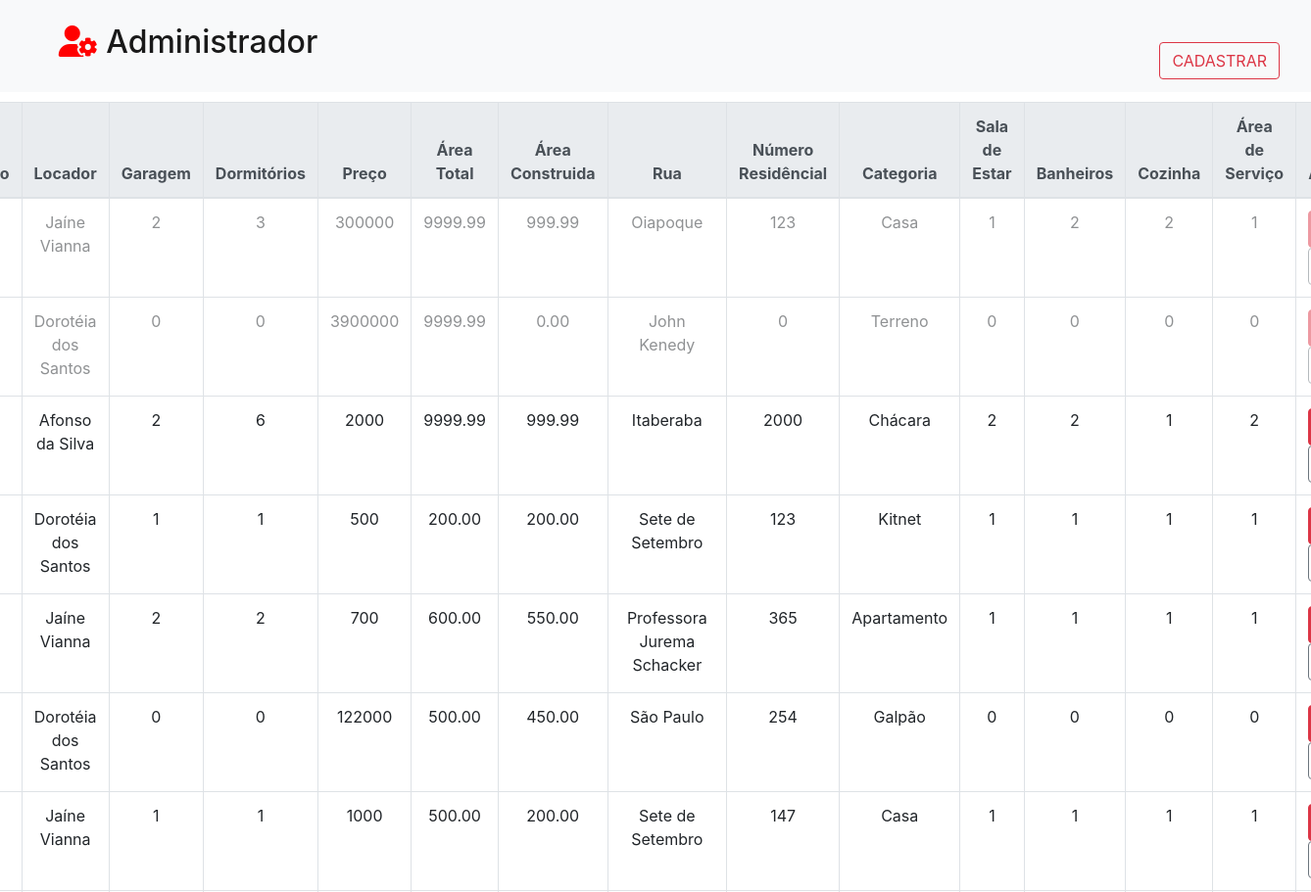
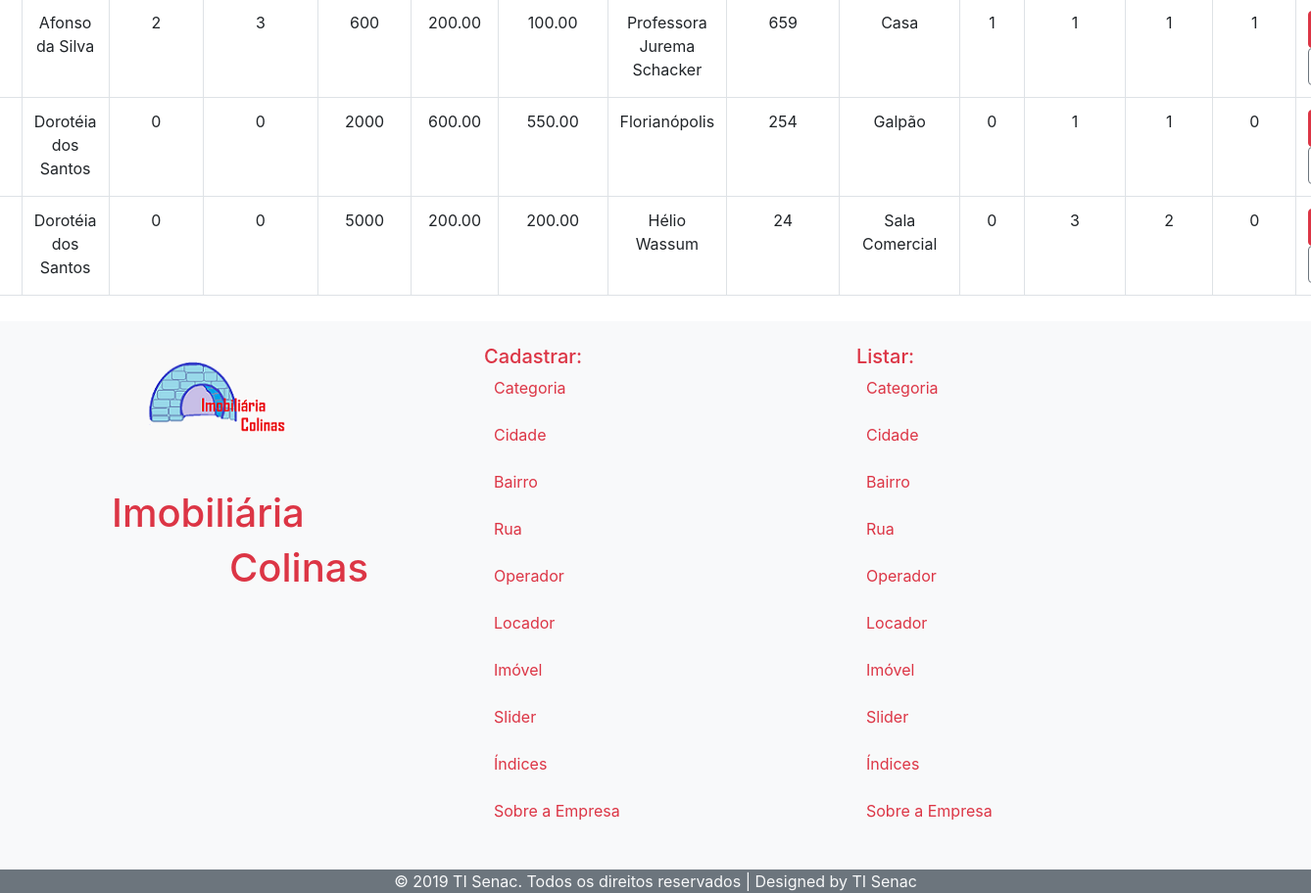
The page /index.php/imovel/listar on the database its author committed (2 pictures, top to bottom).
### tables this page shows
CREATE TABLE IF NOT EXISTS `tb_imovel` (
  `id_imovel` int(11) NOT NULL AUTO_INCREMENT,
  `imagem` varchar(200) NOT NULL,
  `cd_operador` int(11) NOT NULL,
  `cd_rua` int(11) NOT NULL,
  `numero_residencial` int(11) DEFAULT NULL,
  `numero_garagem` int(11) DEFAULT NULL,
  `quantidade_dormitorio` int(11) DEFAULT NULL,
  `preco_imovel` float NOT NULL,
  `area_total` decimal(6,2) NOT NULL,
  `area_construida` decimal(5,2) DEFAULT NULL,
  `cd_categoria` int(11) DEFAULT NULL,
  `numero_banheiro` int(11) DEFAULT NULL,
  `cd_locador` int(11) NOT NULL,
  `sala_estar` int(11) DEFAULT NULL,
  `cozinha` int(11) DEFAULT NULL,
  `area_servico` int(11) DEFAULT NULL,
  `status` varchar(50) NOT NULL,
  PRIMARY KEY (`id_imovel`),
  KEY `fk_Tb_imovel_Tb_categoria1_idx` (`cd_categoria`),
  KEY `codigolocador` (`cd_locador`),
  KEY `fk_imovel_rua` (`cd_rua`),
  KEY `FK_tb_imovel_tb_operador` (`cd_operador`),
  CONSTRAINT `FK_tb_imovel_tb_operador` FOREIGN KEY (`cd_operador`) REFERENCES `tb_operador` (`id_operador`),
  CONSTRAINT `codigolocador` FOREIGN KEY (`cd_locador`) REFERENCES `tb_pessoa` (`id_pessoa`),
  CONSTRAINT `fk_Tb_imovel_Tb_categoria1` FOREIGN KEY (`cd_categoria`) REFERENCES `tb_categoria` (`id_categoria`) ON DELETE NO ACTION ON UPDATE NO ACTION,
  CONSTRAINT `fk_imovel_rua` FOREIGN KEY (`cd_rua`) REFERENCES `tb_rua` (`id_rua`)
);

CREATE TABLE IF NOT EXISTS `tb_locador` (
  `id_locador` int(11) NOT NULL AUTO_INCREMENT,
  `nome_locador` varchar(50) NOT NULL,
  `cpf` varchar(50) NOT NULL,
  `telefone` varchar(50) NOT NULL,
  `nascimento` varchar(50) NOT NULL,
  `genero` varchar(10) NOT NULL,
  `email` varchar(50) NOT NULL,
  PRIMARY KEY (`id_locador`)
);

CREATE TABLE IF NOT EXISTS `tb_rua` (
  `id_rua` int(11) NOT NULL AUTO_INCREMENT,
  `nome_rua` varchar(250) DEFAULT NULL,
  `cd_bairro` int(11) NOT NULL,
  PRIMARY KEY (`id_rua`),
  KEY `FK_tb_rua_tb_bairro` (`cd_bairro`),
  CONSTRAINT `FK_tb_rua_tb_bairro` FOREIGN KEY (`cd_bairro`) REFERENCES `tb_bairro` (`id_bairro`)
);

CREATE TABLE IF NOT EXISTS `tb_categoria` (
  `id_categoria` int(11) NOT NULL AUTO_INCREMENT,
  `nome_categoria` varchar(45) NOT NULL,
  PRIMARY KEY (`id_categoria`)
);

### application/controllers/Imovel.php (called while the page is built, shortened)
<?php
class Imovel extends CI_Controller {
    public function __construct() {
        $this->load->model('Imovel_model');
    }
    public function listar() {
        $this->load->model('Imovel_model', 'im');
        $data['imoveis'] = $this->im->getAll();
        $this->load->view('Administrador/Imovel/ListaImoveis', $data);
        $this->load->view('Administrador/Footer');
    }
}

### index.php (called while the page is built, shortened)
<?php
require_once BASEPATH.'core/CodeIgniter.php';

### application/models/Imovel_model.php (called while the page is built, shortened)
<?php
class Imovel_model extends CI_Model {
    public function getAll() {
        $this->db->select('tb_imovel.*,tb_rua.nome_rua as nomeRua, tb_categoria.nome_categoria as nomeCategoria, tb_locador.nome_locador as nomeLocador, tb_operador.tipo_operador as nomeOperador');
        $this->db->join('tb_rua', 'tb_rua.id_rua = tb_imovel.cd_rua', 'inner');
        $this->db->join('tb_categoria', 'tb_categoria.id_categoria = tb_imovel.cd_categoria', 'inner');
        $this->db->join('tb_locador', 'tb_locador.id_locador = tb_imovel.cd_locador', 'inner');
        $this->db->join('tb_operador', 'tb_operador.id_operador = tb_imovel.cd_operador', 'inner');
        $query = $this->db->get('tb_imovel');
        return $query->result();
    }
}

### application/views/Administrador/Imovel/ListaImoveis.php (the view, shortened to what this page needs)
<!DOCTYPE html>
<html>
    <head>
        <link rel="stylesheet" href="https://stackpath.bootstrapcdn.com/bootstrap/4.3.1/css/bootstrap.min.css">
    </head>
    <body>
        <nav class="navbar navbar-light bg-light">
            <div class="container">
                <div class="row col-12">
                    <div class="col-md-4">
                        <a class="navbar-brand" href="<?= $this->config->base_url(); ?>Admin/pagina">
                            <h2> <i class="fas fa-user-cog" style="color: red;"></i>
                                Administrador </h2>
                        </a>
                    </div>
                </div>
            </div>
            <div class="justify-content-end">
                <a class="navbar-brand" href="<?= $this->config->base_url(); ?>Imovel/cadastrar" style="margin-top: 30px;" alt="Cadastrar mais Locadores">
                    <button type="submit" class="btn btn-outline-danger">CADASTRAR</button>
                </a>
            </div>
        </nav>
        <div class="container" >
            <div class="row justify-content-md-center">
                <table class="table table-bordered bg-white text-center" style="margin-top: 10px;">
                    <thead  class="thead-light">
                        <tr>
                            <th scope="col"> Código </th>
                            <th scope="col"> Locador </th>
                            <th scope="col"> Garagem </th>
                            <th scope="col"> Dormitórios </th>
                            <th scope="col"> Preço </th>
                            <th scope="col"> Área Total</th>
                            <th scope="col"> Área Construida</th>
                            <th scope="col"> Rua </th>
                            <th scope="col"> Número Residêncial</th>
                            <th scope="col"> Categoria </th>
                            <th scope="col"> Sala de Estar </th>
                            <th scope="col"> Banheiros </th>
                            <th scope="col"> Cozinha </th>
                            <th scope="col"> Área de Serviço </th>
                            <th scope="col"> Ações </th>
                        </tr>
                    </thead>
                    <tbody>
                        <?php
                        foreach ($imoveis as $key => $i) {
                            if($i->status == 0){
                            echo '<tr style="opacity: 0.5">';
                            } else if($i->status == 1){
                            echo '<tr>';}
                            echo '<td scope="row">' . $i->id_imovel . '</td>';
                            echo '<td scope="row">' . $i->nomeLocador . '</td>';
                            echo '<td scope="row">' . $i->numero_garagem . '</td>';
                            echo '<td scope="row">' . $i->quantidade_dormitorio . '</td>';
                            echo '<td scope="row">' . $i->preco_imovel . '</td>';
                            echo '<td scope="row">' . $i->area_total . '</td>';
                            echo '<td scope="row">' . $i->area_construida . '</td>';
                            echo '<td scope="row">' . $i->nomeRua . '</td>';
                            echo '<td scope="row">' . $i->numero_residencial . '</td>';
                            echo '<td scope="row">' . $i->nomeCategoria . '</td>';
                            echo '<td scope="row">' . $i->sala_estar . '</td>';
                            echo '<td scope="row">' . $i->numero_banheiro . '</td>';
                            echo '<td scope="row">' . $i->cozinha . '</td>';
                            echo '<td scope="row">' . $i->area_servico . '</td>';
                            echo '<td scope="row" style="text-align: center;">'
                            . '<a href="' . $this->config->base_url() . 'Imovel/alterar/' . $i->id_imovel . '" class="btn btn-danger col-md-12" style="margin-right:4px;"><i class="far fa-edit"></i></a>'
                            . '<a href="' . $this->config->base_url() . 'Imovel/deletar/' . $i->id_imovel . '" class="btn btn-outline-secondary col-md-12"><i class="far fa-trash-alt"></i></a>';
                            echo '</tr>';
                        }
                        ?>
                    </tbody>
                </table>
            </div>
        </div>
    </body>
</html>

### rows shown on the page
tb_imovel: tb_locador.nome_locador "Jaíne Vianna", numero_garagem "2", quantidade_dormitorio "3", preco_imovel "300000", area_total "9999.99", area_construida "999.99", cd_rua.nome_rua "Oiapoque", numero_residencial "123", cd_categoria.nome_categoria "Casa", sala_estar "1", numero_banheiro "2", cozinha "2", area_servico "1"
tb_imovel: tb_locador.nome_locador "Dorotéia dos Santos", numero_garagem "0", quantidade_dormitorio "0", preco_imovel "3900000", area_total "9999.99", area_construida "0.00", cd_rua.nome_rua "John Kenedy", numero_residencial "0", cd_categoria.nome_categoria "Terreno", sala_estar "0", numero_banheiro "0", cozinha "0", area_servico "0"
tb_imovel: tb_locador.nome_locador "Afonso da Silva", numero_garagem "2", quantidade_dormitorio "6", preco_imovel "2000", area_total "9999.99", area_construida "999.99", cd_rua.nome_rua "Itaberaba", numero_residencial "2000", cd_categoria.nome_categoria "Chácara", sala_estar "2", numero_banheiro "2", cozinha "1", area_servico "2"
tb_imovel: tb_locador.nome_locador "Dorotéia dos Santos", numero_garagem "1", quantidade_dormitorio "1", preco_imovel "500", area_total "200.00", area_construida "200.00", cd_rua.nome_rua "Sete de Setembro", numero_residencial "123", cd_categoria.nome_categoria "Kitnet", sala_estar "1", numero_banheiro "1", cozinha "1", area_servico "1"
tb_imovel: tb_locador.nome_locador "Jaíne Vianna", numero_garagem "2", quantidade_dormitorio "2", preco_imovel "700", area_total "600.00", area_construida "550.00", cd_rua.nome_rua "Professora Jurema Schacker", numero_residencial "365", cd_categoria.nome_categoria "Apartamento", sala_estar "1", numero_banheiro "1", cozinha "1", area_servico "1"
tb_imovel: tb_locador.nome_locador "Dorotéia dos Santos", numero_garagem "0", quantidade_dormitorio "0", preco_imovel "122000", area_total "500.00", area_construida "450.00", cd_rua.nome_rua "São Paulo", numero_residencial "254", cd_categoria.nome_categoria "Galpão", sala_estar "0", numero_banheiro "0", cozinha "0", area_servico "0"
tb_imovel: tb_locador.nome_locador "Jaíne Vianna", numero_garagem "1", quantidade_dormitorio "1", preco_imovel "1000", area_total "500.00", area_construida "200.00", cd_rua.nome_rua "Sete de Setembro", numero_residencial "147", cd_categoria.nome_categoria "Casa", sala_estar "1", numero_banheiro "1", cozinha "1", area_servico "1"
tb_imovel: tb_locador.nome_locador "Afonso da Silva", numero_garagem "2", quantidade_dormitorio "3", preco_imovel "600", area_total "200.00", area_construida "100.00", cd_rua.nome_rua "Professora Jurema Schacker", numero_residencial "659", cd_categoria.nome_categoria "Casa", sala_estar "1", numero_banheiro "1", cozinha "1", area_servico "1"
tb_imovel: tb_locador.nome_locador "Dorotéia dos Santos", numero_garagem "0", quantidade_dormitorio "0", preco_imovel "2000", area_total "600.00", area_construida "550.00", cd_rua.nome_rua "Florianópolis", numero_residencial "254", cd_categoria.nome_categoria "Galpão", sala_estar "0", numero_banheiro "1", cozinha "1", area_servico "0"
tb_imovel: tb_locador.nome_locador "Dorotéia dos Santos", numero_garagem "0", quantidade_dormitorio "0", preco_imovel "5000", area_total "200.00", area_construida "200.00", cd_rua.nome_rua "Hélio Wassum", numero_residencial "24", cd_categoria.nome_categoria "Sala Comercial", sala_estar "0", numero_banheiro "3", cozinha "2", area_servico "0"
